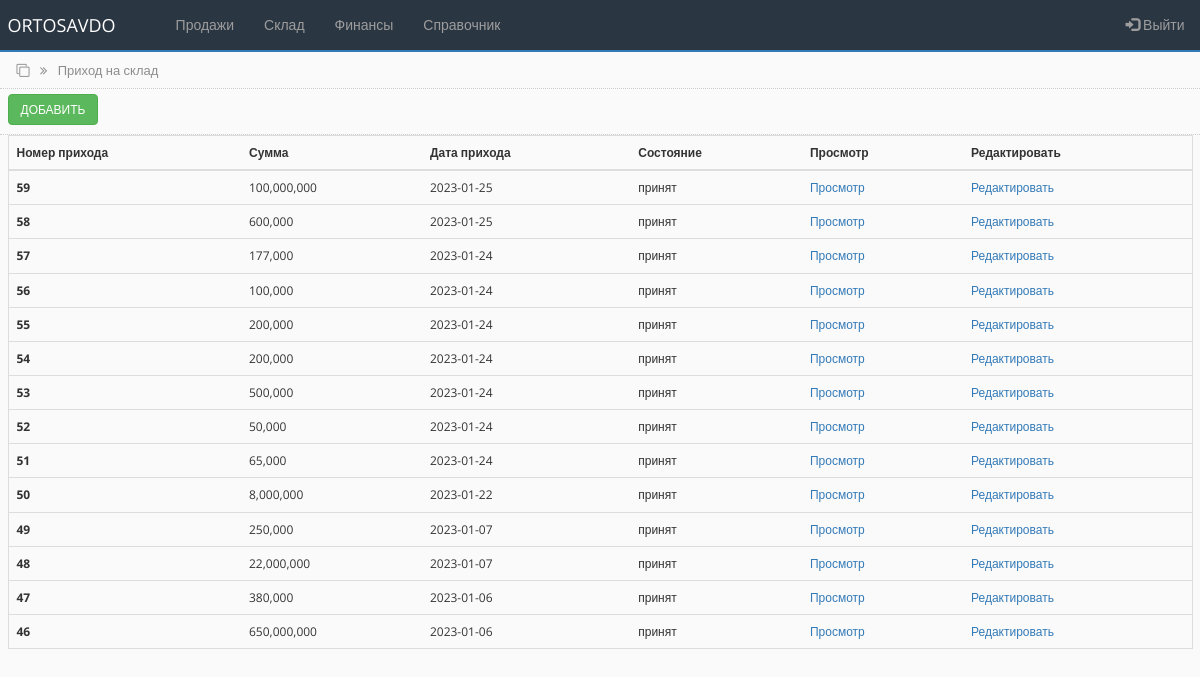
Page /in_store.php (signed in) on the earlier database version.
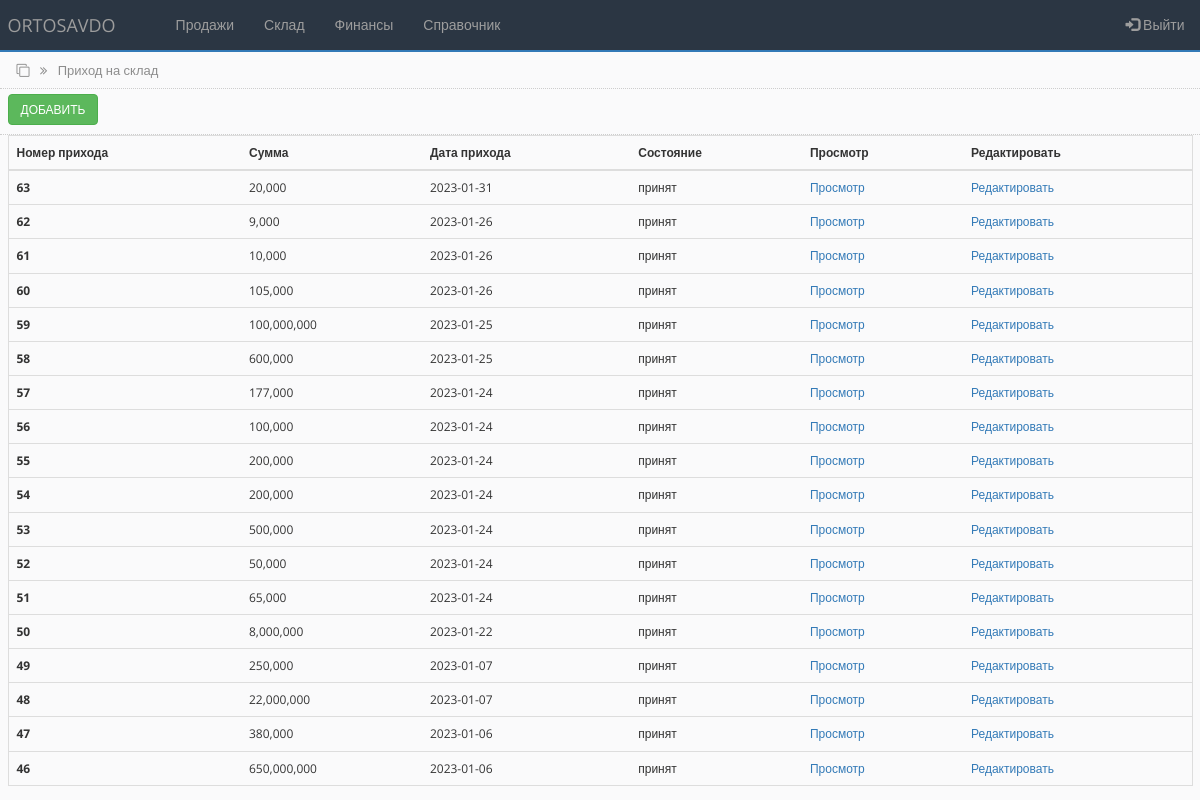
Same page on the later database version.
### tables this page shows
CREATE TABLE `order_tbl` (
  `id` int(100) NOT NULL,
  `sum_order` varchar(100) NOT NULL,
  `date_order` date NOT NULL,
  `order_note` varchar(250) NOT NULL DEFAULT 'нет',
  `status_order` varchar(250) NOT NULL DEFAULT 'принят'
);

### in_store.php (the view, shortened to what this page needs)
<?php
include('settings.php');
$query = "SELECT * FROM order_tbl ORDER by id DESC";
$rs_result = mysqli_query ($connect, $query);
?>
<!DOCTYPE html>
<html lang="en">
<head>
    <link rel="stylesheet" href="https://maxcdn.bootstrapcdn.com/bootstrap/3.4.1/css/bootstrap.min.css">
    <link rel="stylesheet" href="https://cdnjs.cloudflare.com/ajax/libs/font-awesome/4.7.0/css/font-awesome.min.css">
    <link rel="stylesheet" href="css/bootstrap-grid.min.css">
    <link rel="stylesheet" href="css/style.css">
</head>
<body>
<?php include 'partSite/nav.php'; ?>
<div class="page_name">
    <div class="container-fluid">
        <i class="fa fa-clone" aria-hidden="true"></i>
        <i class="fa fa-angle-double-right right_cus"></i>
        <span class="right_cus">Приход на склад</span>
    </div>
</div>
<div class="toolbar">
        <div class="container-fluid">
           <a href="add_pro.php"> <button type="button" class="btn btn-success">Добавить</button> </a>
        </div>
</div>
<div class="all_table">
    <div class="container-fluid">
        <table class="table table-hover">
        <thead>
            <tr>
            <th scope="col">Номер прихода</th>
            <th scope="col">Сумма</th>
            <th scope="col">Дата прихода</th>
            <th scope="col">Состояние</th>
            <th scope="col">Просмотр</th>
            <th scope="col">Редактировать</th>
            </tr>
        </thead>
        <tbody>
<?php
while ($row = mysqli_fetch_array($rs_result)) {
?>
            <tr>
                <th scope="row"><?php echo $row["id"]; ?></th>
                <td><?php echo number_format($row['sum_order']); ?></td>
                <td><?php echo $row["date_order"]; ?></td>
                <td><?php echo $row["status_order"]; ?></td>
                <td><a href="view_prod.php?id=<?php echo $row["id"]; ?>&&date=<?php echo $row["date_order"]; ?>&&sum=<?php echo $row["sum_order"]; ?>&&note=<?php echo $row["order_note"]; ?>">Просмотр</a></td>
                <td><a href="edit_pro.php?id=<?php echo $row["id"]; ?>&&date=<?php echo $row["date_order"]; ?>&&sum=<?php echo $row["sum_order"]; ?>&&note=<?php echo $row["order_note"]; ?>">Редактировать</a></td>
            </tr>
        <?php
            };
        ?>
        </tbody>
        </table>
    </div>
</div>
</body>
</html>

### partSite/nav.php (shortened to what this page needs)
<nav class="navbar navbar-inverse navbar-custom">
  <div class="container-fluid">
    <div class="navbar-header">
      <a class="navbar-brand" href="main.php">ORTOSAVDO</a>
    </div>
    <ul class="nav navbar-nav">
      <li><a href="#"></a></li>
      <li class="dropdown">
        <a class="dropdown-toggle" data-toggle="dropdown" href="#">Продажи</a>
      </li>
      <li class="dropdown">
        <a class="dropdown-toggle" data-toggle="dropdown" href="#">Склад</a>
      </li>
      <li class="dropdown">
        <a class="dropdown-toggle" data-toggle="dropdown" href="#">Финансы</a>
      </li>
      <li class="dropdown">
        <a class="dropdown-toggle" data-toggle="dropdown" href="#">Справочник</a>
      </li>
    </ul>
    <ul class="nav navbar-nav navbar-right r15" data-toggle="modal" data-target="#exampleModal">
      <li><a href="#"><span class="glyphicon glyphicon-log-in"></span> Выйти</a></li>
    </ul>
  </div>
</nav>

Differences in the rows shown:
added order_tbl: id "63", sum_order "20,000", date_order "2023-01-31", status_order "принят"
added order_tbl: id "62", sum_order "9,000", date_order "2023-01-26", status_order "принят"
added order_tbl: id "61", sum_order "10,000", date_order "2023-01-26", status_order "принят"
added order_tbl: id "60", sum_order "105,000", date_order "2023-01-26", status_order "принят"
